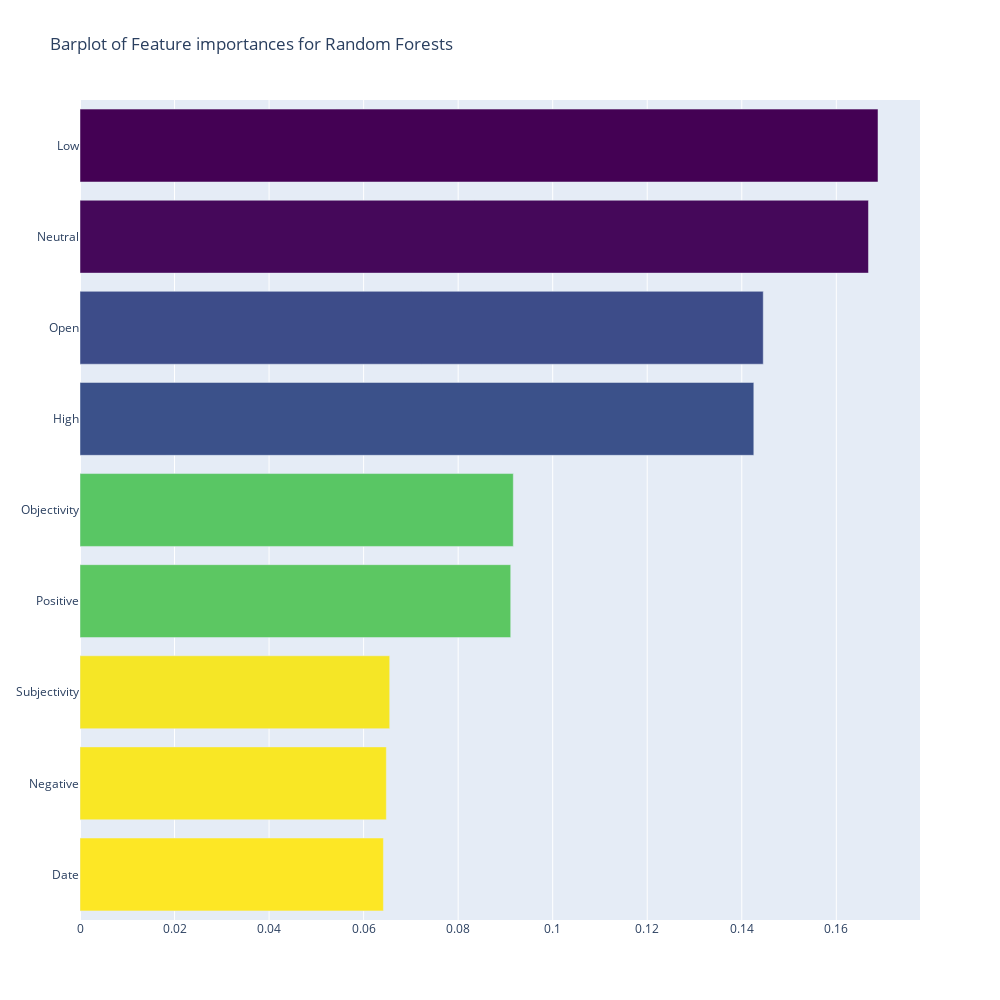

Notebook code cell kept with this figure:
### Markdown cell above
#### Below is the feature importance graph for Random Forests.

#### This is just to see the sample important features for Random Forests. We are not going to use Random Forests for further tuning our model.

### Code cell
x, y = (list(x) for x in zip(*sorted(zip(model_rf.feature_importances_, features), 
                                                            reverse = False)))
trace2 = go.Bar(
    x=x ,
    y=y,
    marker=dict(
        color=x,
        colorscale = 'Viridis',
        reversescale = True
    ),
    name='Feature importance for Random Forests',
    orientation='h',
)

layout = dict(
    title='Barplot of Feature importances for Random Forests',
     width = 1000, height = 1000,
    yaxis=dict(
        showgrid=False,
        showline=False,
        showticklabels=True,
#         domain=[0, 0.85],
    ))

fig1 = go.Figure(data=[trace2])
fig1['layout'].update(layout)
py.iplot(fig1, filename='plots')

### Figure 1 — Plotly figure (JSON) as saved in the notebook; plotly's stock layout.template omitted (floating-point values rounded to 4 significant figures)
{"data": [{"marker": {"color": [0.06419, 0.06481, 0.06552, 0.09112, 0.09167, 0.1425, 0.1445, 0.1668, 0.1688], "colorscale": [[0, "#440154"], [0.1111, "#482878"], [0.2222, "#3e4989"], [0.3333, "#31688e"], [0.4444, "#26828e"], [0.5556, "#1f9e89"], [0.6667, "#35b779"], [0.7778, "#6ece58"], [0.8889, "#b5de2b"], [1, "#fde725"]], "reversescale": true}, "name": "Feature importance for Random Forests", "orientation": "h", "type": "bar", "x": [0.06419, 0.06481, 0.06552, 0.09112, 0.09167, 0.1425, 0.1445, 0.1668, 0.1688], "y": ["Date", "Negative", "Subjectivity", "Positive", "Objectivity", "High", "Open", "Neutral", "Low"]}], "layout": {"height": 1000, "title": {"text": "Barplot of Feature importances for Random Forests"}, "width": 1000, "yaxis": {"showgrid": false, "showline": false, "showticklabels": true}}}
